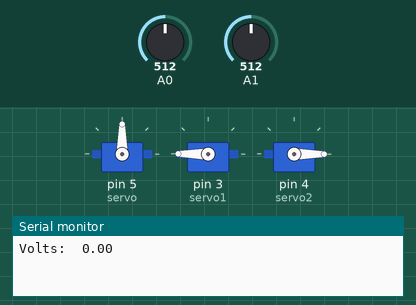
This sketch was run on a simulated Arduino Uno, built with avr-gcc and run on an emulated ATmega328P. Shown: 3 × servo, the last lines printed to the serial monitor. The test bench sets the inputs (shaded band); at power-on: A0 = 512, A1 = 512.

Above: at 1.3 s.
1.4 s: A0 set to 0
At 4.0 s:
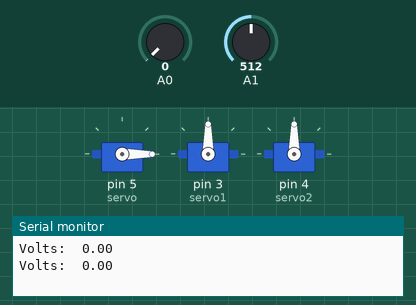
4.9 s: A0 set to 85
At 5.43 s:
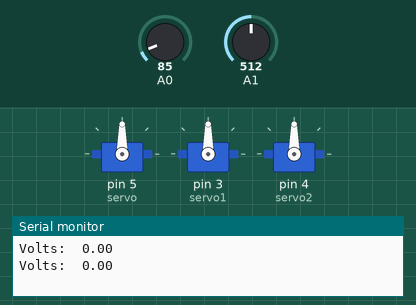
8.4 s: A0 set to 0
At 12.1 s:
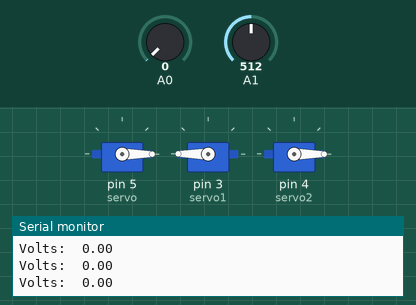
13.2 s: A1 set to 0
18.0 s: A1 set to 85
Timing chart, 0 to 22.5 s (numbered marks = the images above; inputs shaded):
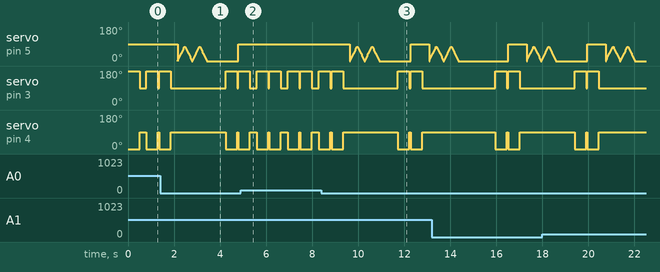

The sketch:

voice_eye_move.ino
```cpp
#include <Servo.h>

Servo servo;
Servo servo1;
Servo servo2;


//Sound variables
const int sampleWindow = 250; // Sample window width in mS (250 mS = 4Hz)
unsigned int sound;


void setup()
{
  servo.attach(5);
  servo1.attach(3);
  servo2.attach(4);
  Serial.begin(9600);
}


void loop()
{
  int position = 0;
  servo.write(90);
  servo1.write(90);
  servo2.write(90);

  servo1.write(180);
  servo2.write(0);
  delay(500);
  servo1.write(90);
  servo2.write(90);
  delay(50);


  unsigned long start = millis(); // Start of sample window
  unsigned int peakToPeak = 0;    // peak-to-peak level
  unsigned int signalMax = 0;
  unsigned int signalMin = 1024;

  // collect data for 250 miliseconds
  while (millis() - start < sampleWindow)
  {
    sound = analogRead(A0) && (A1);
    if (sound < 1024)  //This is the max of the 10-bit ADC so this loop will include all readings
    {
      if (sound > signalMax)
      {
        signalMax = sound;  // save just the max levels
      }
      else if (sound < signalMin)
      {
        signalMin = sound;  // save just the min levels
      }
    }
  }
  peakToPeak = signalMax - signalMin;
  double volts = (peakToPeak * 3.3) / 1024;
  Serial.print("Volts:");
  Serial.print("\t");
  Serial.println(volts);
  if (analogRead(A0) == volts >= 1.0)
  {

    for (position = 0; position <= 75; position += 5)
    {
      servo.write(position);
      delay(20);
    }
    for (position = 75; position >= 0; position -= 5)
    {
      servo.write(position);
      delay(20);
    }
    for (position = 0; position <= 75; position += 5)
    {
      servo.write(position);
      delay(20);
    }
    for (position = 75; position >= 0; position -= 5)
    {
      servo.write(position);

      delay(20);
    }
    delay(800);
  }


  if (analogRead(A1) == volts >= 1.0)
  {

    for (position = 75; position <= 0; position += 5)
    {
      servo.write(position);
      delay(20);
    }
    for (position = 0; position >= 75; position -= 5)
    {
      servo.write(position);
      delay(20);
    }
    for (position = 75; position <= 0; position += 5)
    {
      servo.write(position);
      delay(20);
    }
    for (position = 0; position >= 75; position -= 5)
    {
      servo.write(position);

      delay(20);
    }
    delay(800);
  }

  servo1.write(180);
  servo2.write(0);
  delay(500);
  servo1.write(90);
  servo2.write(90);
  delay(50);
}
```

Measured:
- after the input at 4.9 s, servo on pin 5 (servo): stops changing and stays 90°
